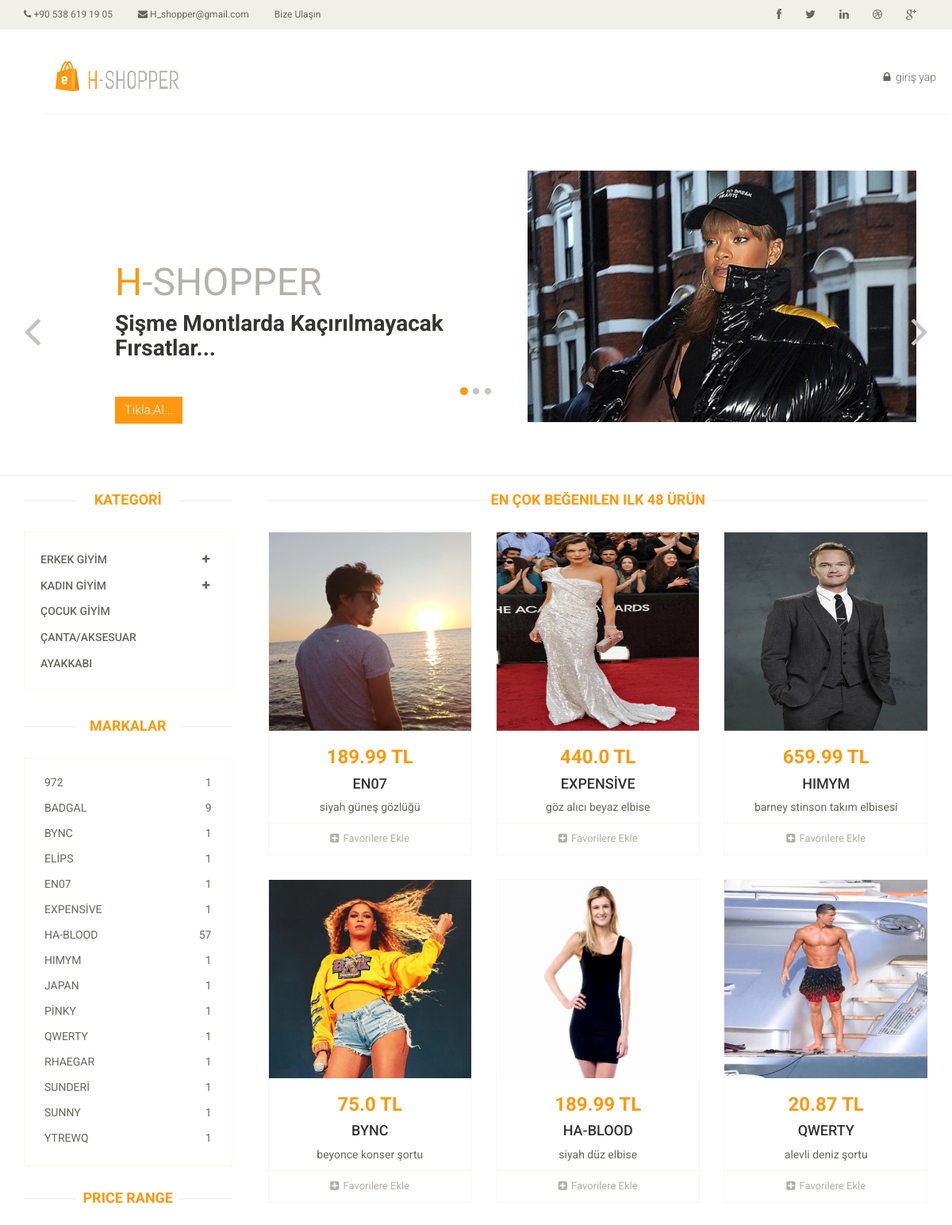
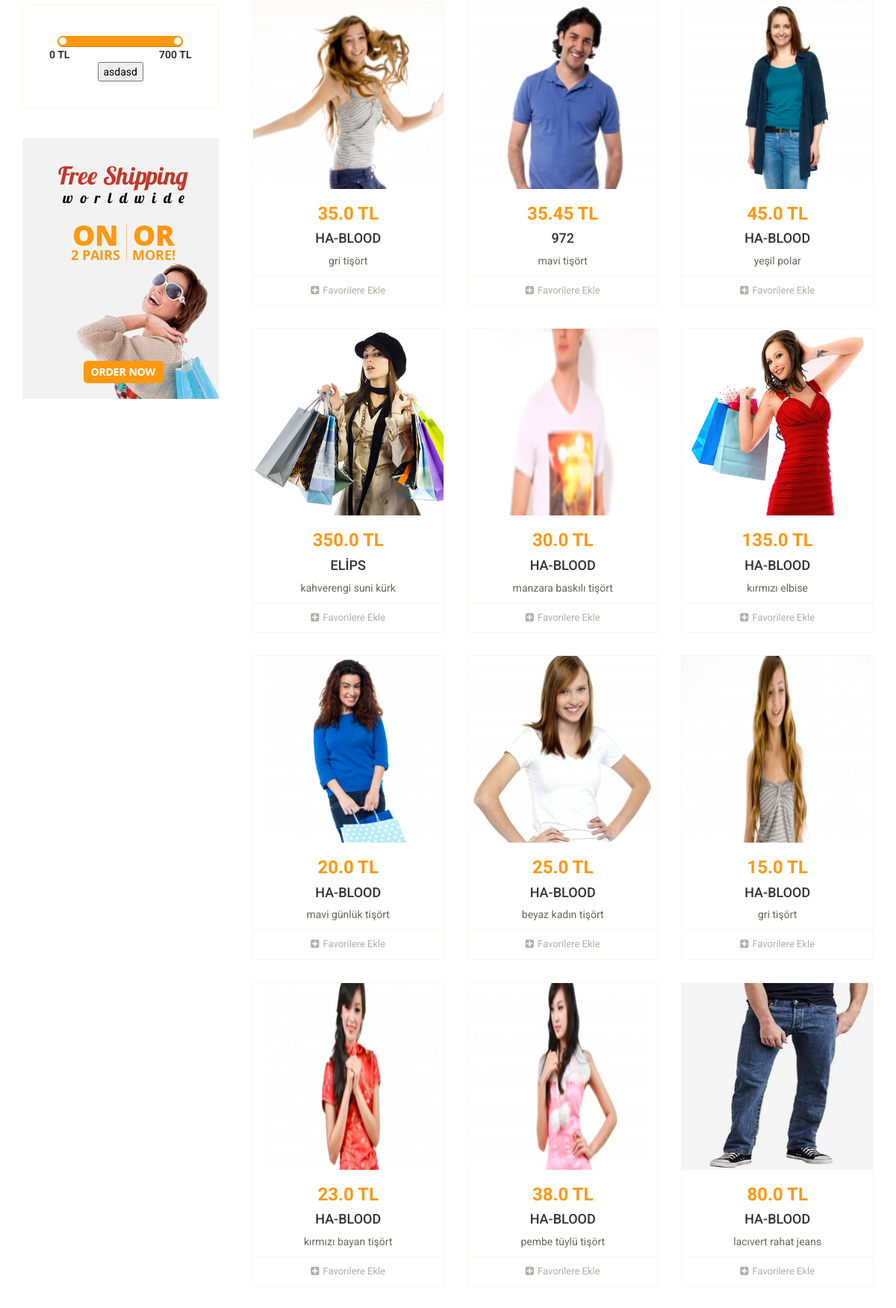
The page / (upper part) on the database its author committed (2 pictures, top to bottom).
### product/models.py (models this page shows, shortened)
class Product(models.Model):
    seller=models.ForeignKey("auth.User",on_delete=models.CASCADE,verbose_name="SATICI")
    name=models.CharField(max_length=50,verbose_name="İSİM")
    sex_category=models.CharField(max_length=60,choices=SEX_CATEGORY_CHOICES,null=True,verbose_name="CİNSİYET")
    price=models.FloatField(verbose_name="FİYAT")
    marka = models.CharField(max_length=50,null=True,verbose_name="MARKA")
    image = models.FileField(null=True,verbose_name="FOTOĞRAF")
    category = models.CharField(max_length=30, choices=CATEGORY_CHOICES,verbose_name="KATEGORİ")
    created_date=models.DateTimeField(auto_now_add=True,verbose_name="Oluşturulma tarihi")
    rating_total = models.FloatField(null=True,blank=True,verbose_name="ortalama puan")
    rating = models.JSONField(default=dict, null=True,blank=True)
    class Meta:
        ordering = ['-rating_total']

### product/views.py (the view, shortened to what this page needs)
# urls.py: path('', index,name="index"),
def index(request):
    x=list()
    marka = Product.objects.all()
    for i in marka:
        x.append(i.marka)
    data = pd.DataFrame({"marka":x,"sayi":[1 for i in range(len(marka))]},range(len(marka)))
    data = data.groupby("marka").count()
    marka = list(data.index.values)
    sayi = list(data["sayi"])
    brand = list(zip(marka,sayi))
    favs=list()
    carts=list()
    product=Product.objects.all()
    product=product[:48]
    return render(request,"index.html",{"product":product,"favs":favs,"carts":carts,"brand":brand})

### templates/index.html (shortened to what this page needs)
{% extends "layout.html" %}
{% block body %}
{% load static %}
		<div class="header-bottom">
			<div class="container">
				<div class="row">
					<div class="col-sm-9">
					</div>
					<div class="col-sm-3">
					</div>
				</div>
			</div>
		</div>
	</header>
	<section id="slider">
		<div class="container">
			<div class="row">
				<div class="col-sm-12">
					<div id="slider-carousel" class="carousel slide" data-ride="carousel">
						<ol class="carousel-indicators">
							<li data-target="#slider-carousel" data-slide-to="0" class="active"></li>
							<li data-target="#slider-carousel" data-slide-to="1"></li>
							<li data-target="#slider-carousel" data-slide-to="2"></li>
						</ol>
						<div class="carousel-inner">
							<div class="item active">
								<div class="col-sm-6">
									<h1><span>H</span>-SHOPPER</h1>
									<h2>Şişme Montlarda Kaçırılmayacak
										Fırsatlar...
									</h2>
									<a href="/product/women/Kaban*Mont/1"><button type="button" class="btn btn-default get">Tıkla,Al...</button></a>
								</div>
								<div class="col-sm-6">
									<img src="{% static 'images/home/rihanna-puffer-coat-1471888166.jpg' %}" class="girl img-responsive" alt="" />
								</div>
							</div>
						</div>
						<a href="#slider-carousel" class="left control-carousel hidden-xs" data-slide="prev">
							<i class="fa fa-angle-left"></i>
						</a>
						<a href="#slider-carousel" class="right control-carousel hidden-xs" data-slide="next">
							<i class="fa fa-angle-right"></i>
						</a>
					</div>
				</div>
			</div>
		</div>
	</section>
	<hr>
	<section>
		<div class="container">
			<div class="row">
				<div class="col-sm-3">
					<div class="left-sidebar">
						<h2>KATEGORİ</h2>
						<div class="panel-group category-products" id="accordian">
							<div class="panel panel-default">
								<div class="panel-heading">
									<h4 class="panel-title">
										<a data-toggle="collapse" data-parent="#accordian" href="#mens">
											<span class="badge pull-right"><i class="fa fa-plus"></i></span>
											ERKEK GİYİM
										</a>
									</h4>
								</div>
							</div>
							<div class="panel panel-default">
								<div class="panel-heading">
									<h4 class="panel-title">
										<a data-toggle="collapse" data-parent="#accordian" href="#womens">
											<span class="badge pull-right"><i class="fa fa-plus"></i></span>
											KADIN GİYİM
										</a>
									</h4>
								</div>
							</div>
							<div class="panel panel-default">
								<div class="panel-heading">
									<h4 class="panel-title"><a href="#">ÇOCUK GİYİM</a></h4>
								</div>
							</div>
							<div class="panel panel-default">
								<div class="panel-heading">
									<h4 class="panel-title"><a href="/product/bags&accessory/1">ÇANTA/AKSESUAR</a></h4>
								</div>
							</div>
							<div class="panel panel-default">
								<div class="panel-heading">
									<h4 class="panel-title"><a href="#">AYAKKABI</a></h4>
								</div>
							</div>
						</div>
						<div class="brands_products">
							<h2>Markalar</h2>
							<div class="brands-name">
								<ul class="nav nav-pills nav-stacked">
								{% for brand,number in brand %}
								<li><a href="/product/brand/{{brand}}/1"> <span class="pull-right">{{number}}</span>{{brand}}</a></li>
								{% endfor %}
								</ul>
							</div>
						</div>
						<div class="price-range">
							<h2>Price Range</h2>
							<form method="post">
							<div class="well text-center">
								</form>
								 <input type="text" class="span2" name="hakan" value="" data-slider-min="0" data-slider-max="700" data-slider-step="3" data-slider-value="[0,700]" id="sl2" ><br />
								 <b class="pull-left">0 TL</b> <b class="pull-right">700 TL</b>
								 <br>
								 <button type="submit">asdasd</button>
							</div>
						</div>
						<div class="shipping text-center">
							<img src="images/home/shipping.jpg" alt="" />
						</div>
					</div>
				</div>
				<div class="col-sm-9 padding-right">
					<div class="features_items">
						<h2 class="title text-center">En Çok Beğenilen ilk 48 Ürün</h2>
						{% for product in product %}
						<div class="col-sm-4">
							<div class="product-image-wrapper">
								<div class="single-products">
									<div class="productinfo text-center">
									{% if product.image %}
									<img src="{{product.image.url}}" width="268px" height="250px" alt="" />
									{% endif %}
										<h2>{{product.price}} TL</h2>
										<h4>{{product.marka}}</h4>
										<p>{{product.name}}</p>
									</div>
									<div class="product-overlay">
										<div class="overlay-content">
										</div>
									</div>
								</div>
								<div class="choose">
									<ul class="nav nav-pills nav-justified">
									{% if product.id in favs %}
										<li><a href="/product/fav/delete/{{product.id}}">Favorilerden çıkar</a></li>
										{% else %}
										<li><a href="/product/fav/add/{{product.id}}"><i class="fa fa-plus-square"></i>Favorilere Ekle</a></li>
										{% endif %}
								</div>
							</div>
						</div>
						{% endfor %}
					</div>
				</div>
			</div>
	</section>
{% endblock body %}

### static/css/main.css (style rules this page uses)
body { font-family: 'Roboto', sans-serif; position: relative; font-weight: 400px; }
ul li { list-style: none; }
a { -webkit-transition: 300ms; transition: 300ms; }
h1, h2, h3, h4, h5, h6 { font-family: 'Roboto', sans-serif; }
.header-bottom { padding-bottom: 30px; padding-top: 30px; }
#slider { padding-bottom: 45px; }
.carousel-indicators li { background: #C4C4BE; }
.carousel-indicators li.active { background: #FE980F; }
.item { padding-left: 100px; }
.girl { margin-left: 0; }
.item h1 { color: #B4B1AB; font-family: abel; font-size: 48px; margin-top: 115px; }
.item h1 span { color: #FE980F; }
.item h2 { color: #363432; font-family: 'Roboto', sans-serif; font-size: 28px; font-weight: 700; margin-bottom: 22px; margin-top: 10px; }
.get { background: #FE980F; border: 0 none; border-radius: 0; color: #FFFFFF; font-family: 'Roboto', sans-serif; font-size: 16px; font-weight: 300; margin-top: 23px; }
.control-carousel { position: absolute; top: 50%; font-size: 60px; color: #C2C2C1; }
.right { right: 0; }
.category-products { border: 1px solid #F7F7F0; margin-bottom: 35px; padding-bottom: 20px; padding-top: 15px; }
.left-sidebar h2, .brands_products h2 { color: #FE980F; font-family: 'Roboto', sans-serif; font-size: 18px; font-weight: 700; margin: 0 auto 30px; text-align: center; text-transform: uppercase; position: relative; z-index: 3; }
.left-sidebar h2:after, h2.title:after { content: " "; position: absolute; border: 1px solid #f5f5f5; bottom: 8px; left: 0; width: 100%; height: 0; z-index: -2; }
.left-sidebar h2:before { content: " "; position: absolute; background: #fff; bottom: -6px; width: 130px; height: 30px; z-index: -1; left: 50%; margin-left: -65px; }
h2.title:before { content: " "; position: absolute; background: #fff; bottom: -6px; width: 220px; height: 30px; z-index: -1; left: 50%; margin-left: -110px; }
.category-products .panel { background-color: #FFFFFF; border: 0px; border-radius: 0px; -webkit-box-shadow: none; box-shadow: none; margin-bottom: 0px; }
.category-products .panel-default .panel-heading { background-color: #FFFFFF; border: 0 none; color: #FFFFFF; padding: 5px 20px; }
.category-products .panel-default .panel-heading .panel-title a { color: #696763; font-family: 'Roboto', sans-serif; font-size: 14px; text-decoration: none; text-transform: uppercase; }
.category-products .badge { background: none; border-radius: 10px; color: #696763; display: inline-block; font-size: 12px; font-weight: bold; line-height: 1; min-width: 10px; padding: 3px 7px; text-align: center; vertical-align: baseline; white-space: nowrap; }
.brands-name { border: 1px solid #F7F7F0; padding-bottom: 20px; padding-top: 15px; }
.brands-name .nav-stacked li a { background-color: #FFFFFF; color: #696763; font-family: 'Roboto', sans-serif; font-size: 14px; padding: 5px 25px; text-decoration: none; text-transform: uppercase; }
.shipping { background-color: #F2F2F2; margin-top: 40px; overflow: hidden; padding-top: 20px; position: relative; }
.price-range { margin-top: 30px; }
.well { background-color: #FFFFFF; border: 1px solid #F7F7F0; border-radius: 4px; -webkit-box-shadow: none; box-shadow: none; margin-bottom: 20px; min-height: 20px; padding: 35px; }
.padding-right { padding-right: 0; }
.features_items { overflow: hidden; }
h2.title { color: #FE980F; font-family: 'Roboto', sans-serif; font-size: 18px; font-weight: 700; margin: 0 15px; text-transform: uppercase; margin-bottom: 30px; position: relative; }
.product-image-wrapper { border: 1px solid #F7F7F5; overflow: hidden; margin-bottom: 30px; }
.single-products { position: relative; }
.productinfo h2 { color: #FE980F; font-family: 'Roboto', sans-serif; font-size: 24px; font-weight: 700; }
.productinfo p { font-family: 'Roboto', sans-serif; font-size: 14px; font-weight: 400; color: #696763; }
.productinfo img { width: 100%; }
.productinfo { position: relative; }
.product-overlay { background: rgba(254, 152, 15, .8); top: 0; display: none; height: 0; position: absolute; -webkit-transition: height 500ms ease 0s; transition: height 500ms ease 0s; width: 100%; display: block; }
.product-overlay .overlay-content { bottom: 0; position: absolute; bottom: 0; text-align: center; width: 100%; }
.choose { border-top: 1px solid #F7F7F0; }
.choose ul li a { color: #B3AFA8; font-family: 'Roboto', sans-serif; font-size: 13px; padding-left: 0; padding-right: 0; }
.choose ul li a i { margin-right: 5px; }

### rows shown on the page
Product: brand "972", image (picture), price "35.45", marka "972", name "mavi tişört"
Product: brand "BADGAL"
Product: brand "BYNC", image (picture), price "75.0", marka "BYNC", name "beyonce konser şortu"
Product: brand "ELİPS", image (picture), price "350.0", marka "ELİPS", name "kahverengi suni kürk"
Product: brand "EN07", image (picture), price "189.99", marka "EN07", name "siyah güneş gözlüğü"
Product: brand "EXPENSİVE", image (picture), price "440.0", marka "EXPENSİVE", name "göz alıcı beyaz elbise"
Product: brand "HA-BLOOD", image (picture), price "189.99", marka "HA-BLOOD", name "siyah düz elbise"
Product: brand "HIMYM", image (picture), price "659.99", marka "HIMYM", name "barney stinson takım elbisesi"
Product: brand "JAPAN"
Product: brand "PİNKY"
Product: brand "QWERTY", image (picture), price "20.87", marka "QWERTY", name "alevli deniz şortu"
Product: brand "RHAEGAR"
Product: brand "SUNDERİ"
Product: brand "SUNNY"
Product: brand "YTREWQ"
Product: image (picture), price "35.0", marka "HA-BLOOD", name "gri tişört"
Product: image (picture), price "45.0", marka "HA-BLOOD", name "yeşil polar"
Product: image (picture), price "30.0", marka "HA-BLOOD", name "manzara baskılı tişört"
Product: image (picture), price "135.0", marka "HA-BLOOD", name "kırmızı elbise"
Product: image (picture), price "20.0", marka "HA-BLOOD", name "mavi günlük tişört"
Product: image (picture), price "25.0", marka "HA-BLOOD", name "beyaz kadın tişört"
Product: image (picture), price "15.0", marka "HA-BLOOD", name "gri tişört"
Product: image (picture), price "23.0", marka "HA-BLOOD", name "kırmızı bayan tişört"
Product: image (picture), price "38.0", marka "HA-BLOOD", name "pembe tüylü tişört"
Product: image (picture), price "80.0", marka "HA-BLOOD", name "lacıvert rahat jeans"

### other values the page prints
{{ number }} "1" "9" "1" "1" "1" "1" "57" "1" "1" "1" "1" "1" "1" "1" "1"
